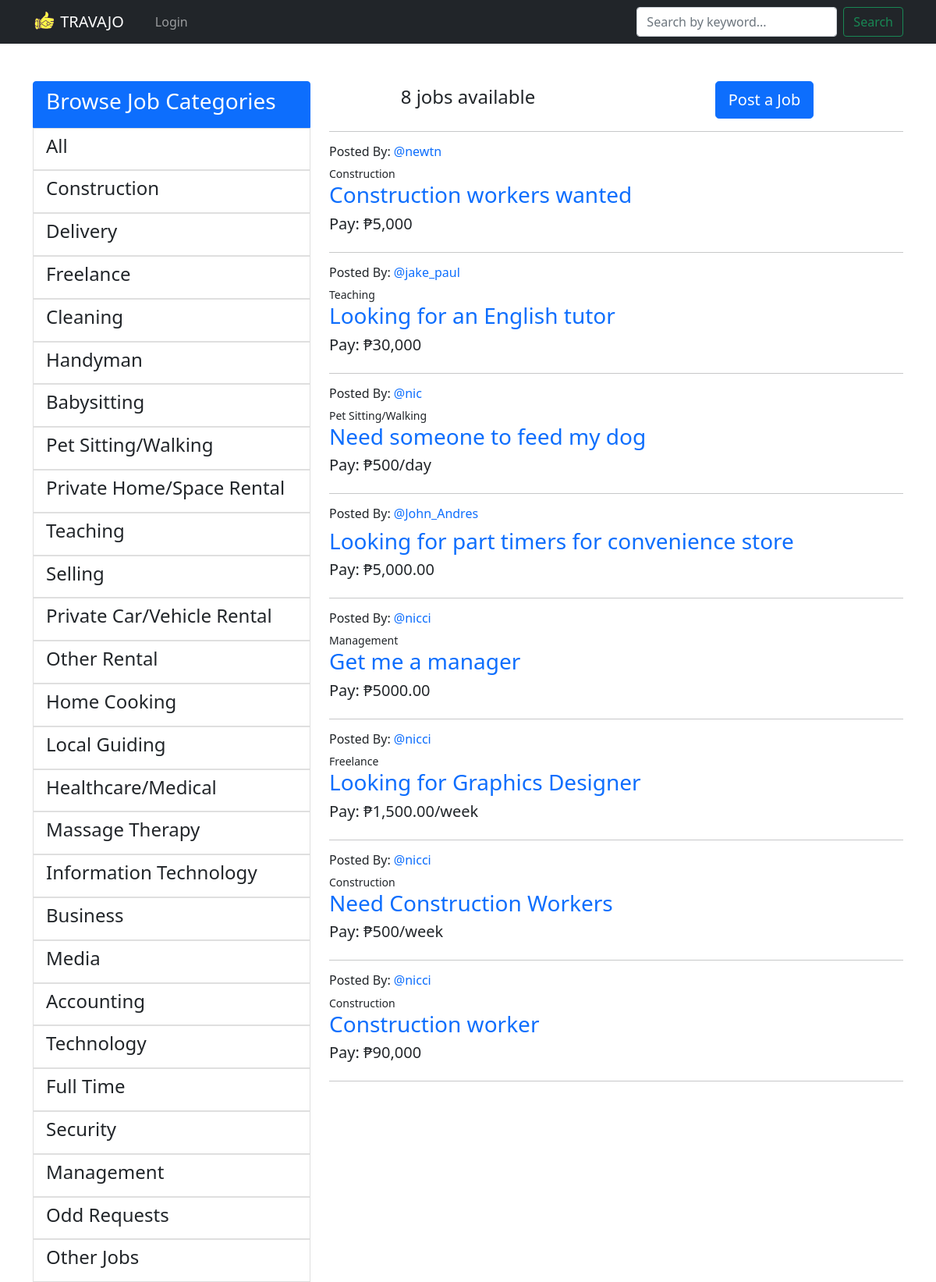
The page / on the database its author committed.
### base/models.py (models this page shows, shortened)
class Category(models.Model):
    name = models.CharField(max_length=200)

class Room(models.Model):
    host = category = models.ForeignKey(User, on_delete = models.SET_NULL, null= True)
    category = models.ForeignKey(Category, on_delete = models.SET_NULL, null= True)
    name = models.CharField(max_length=200)
    payout = models.CharField(max_length = 200, null = True, blank = True)
    description = models.TextField(null = True, blank = True)
    updated =  models.DateTimeField(auto_now = True)
    created = models.DateTimeField(auto_now_add = True)
    class Meta:
        ordering = ['-updated', '-created']

### base/views.py (the view)
# urls.py: 2. Add a URL to urlpatterns:  path('', views.home, name='home')
def home(request):
    q = request.GET.get('q') if request.GET.get('q') != None else ''
    rooms = Room.objects.filter(
        Q(category__name__icontains = q) | Q(name__icontains = q) | Q(description__icontains = q)
        )
    topics = Category.objects.all()
    room_count = rooms.count()
    context = {'rooms':rooms, 'topics':topics, 'room_count':room_count}
    return render(request, 'base/home.html', context)

### base/templates/base/home.html
{%  extends 'main.html' %}
{% block content %}
<div class="container">
    <div class="row">
    <div class="col-sm-4">
        {% include 'base/categories_component.html' %}
    </div>
    <div class="col-sm-8 ">
        <div class="row">
            <div class="col-6 d-flex align-items-center justify-content-center">
                <h4>{{room_count}} jobs available</h4>
            </div>
            <div class="col-6 d-flex align-items-center justify-content-center">
            <a href= "{% url 'Create Room' %}" class="btn btn-primary btn-lg btn-block" role="button">Post a Job</a>
            </div>
        </div>
        <hr visibility:none;>
        {%  include 'base/displays_component.html' %}
    </div>
</div>
</div>
{% endblock content %}

### base/templates/base/categories_component.html
{% block content %}
<div class="list-group">
    <button type="button" class="list-group-item list-group-item-action active">
      <h3>Browse Job Categories</h3>
    </button>
<div>
    <a href = "{% url 'home' %}" class="list-group-item list-group-item-action"><h4>All</h4></a>
</div>
{%  for topic in topics %}
    <div>
        <a href = "{% url 'home' %}?q={{topic.name}}" class="list-group-item list-group-item-action"><h4>{{topic.name}}</h4></a>
    </div>
{% endfor %}
</div>
{%endblock content%}

### base/templates/base/displays_component.html (shortened to what this page needs)
{%block content%}
{% for room in rooms %}
<div class = "list-group list-group-flush">
    <div class="row">
        <div class="col d-flex align-items-center">
            {%  if request.user == room.host %}
            <h6>Posted By: You</h6>
            {%else%}
            <h6>Posted By: <a href= "{% url 'User Profile' room.host.id %}">@{{room.host.username}}</h6></a>
            {%endif%}
            </div>
        <div class="col ">
        </div>
    </div>
    <small>{{room.category.name}}</small>
    <h3><a href = "{% url 'room' room.id %}">{{room.name}}</a></h3>
    {% if room.payout == None %}
    <h5>Pay: Not specified</h5>
    {%else%}
    <h5>Pay: ₱{{room.payout}}</h5>
    {%endif%}
    <hr>
</div>
{% endfor %}
{%endblock content%}

### templates/main.html (style rules this page uses)
html { height:100vh; }

### base/templates/base/displays_component.html (style rules this page uses)
a { text-decoration: none; }

### rows shown on the page
Category: name "Construction"
Category: name "Delivery"
Category: name "Freelance"
Category: name "Cleaning"
Category: name "Handyman"
Category: name "Babysitting"
Category: name "Pet Sitting/Walking"
Category: name "Private Home/Space Rental"
Category: name "Teaching"
Category: name "Selling"
Category: name "Private Car/Vehicle Rental"
Category: name "Other Rental"
Category: name "Home Cooking"
Category: name "Local Guiding"
Category: name "Healthcare/Medical"
Category: name "Massage Therapy"
Category: name "Information Technology"
Category: name "Business"
Category: name "Media"
Category: name "Accounting"
Category: name "Technology"
Category: name "Full Time"
Category: name "Security"
Category: name "Management"
Category: name "Odd Requests"
Category: name "Other Jobs"
Room: host.username "newtn", category.name "Construction", name "Construction workers wanted", payout "5,000"
Room: host.username "jake_paul", category.name "Teaching", name "Looking for an English tutor", payout "30,000"
Room: host.username "nic", category.name "Pet Sitting/Walking", name "Need someone to feed my dog", payout "500/day"
Room: host.username "John_Andres", name "Looking for part timers for convenience store", payout "5,000.00"
Room: host.username "nicci", category.name "Management", name "Get me a manager", payout "5000.00"
Room: host.username "nicci", category.name "Freelance", name "Looking for Graphics Designer", payout "1,500.00/week"
Room: host.username "nicci", category.name "Construction", name "Need Construction Workers", payout "500/week"
Room: host.username "nicci", category.name "Construction", name "Construction worker", payout "90,000"

### other values the page prints
{{ room_count }} "8"
